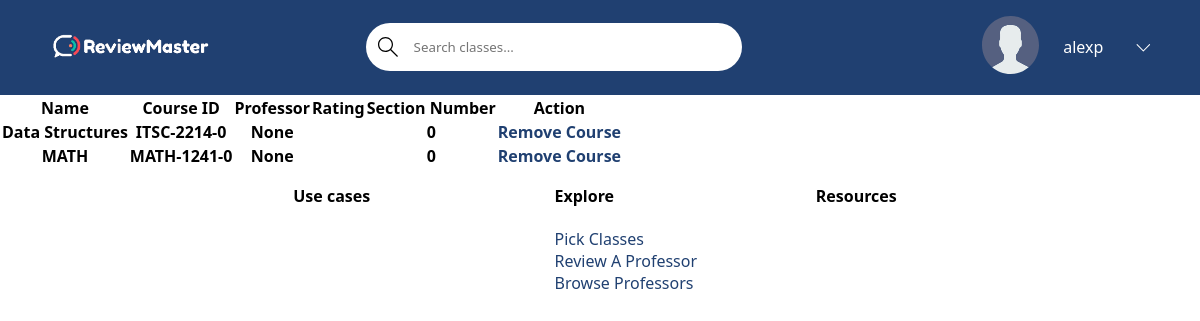
Page /pick-courses/ (signed in) on the committed database.
### base/models.py (models this page shows)
class Course(models.Model):
    name = models.CharField(max_length=200)  # Ex: Software Engineering
    department = models.ForeignKey(Department, null=True,  on_delete=models.SET_NULL)  # NOT SURE IF SET NULL IS GOOD HERE
    number = models.IntegerField(null=False)  # Ex: 3155
    students = models.ManyToManyField(User, related_name='students', blank=True)  # The students who are taking the course
    professor = models.ForeignKey(Professor, related_name='professor', on_delete=models.SET_NULL, null=True)  # The professor who teach the course
    section_number = models.IntegerField() # EX: 100
    credit_hours = models.IntegerField() # EX: 3
    class Meta:
        ordering = ['department', 'number', 'section_number']  # Order by department, number, and section number.
    def __str__(self):
        return f'{self.department}-{self.number}-{self.section_number}'  # Calling will return DEPT-####-###

class Department(models.Model):
    name = models.CharField(max_length=4)  # EX: ITSC, MATH, ITIS, etc
    def __str__(self):
        return self.name  # Calling Department will return name

### base/views.py (the view)
# urls.py: path('pick-courses/',views.pick_courses, name='courses'),
@login_required(login_url='/login/')
def pick_courses(request):
    courses = Course.objects.all()  # get all courses, will be filtered in the future
    context = {
        'departments': Department.objects.all(),
        'courses': courses,
    }
    return render(request, 'base/courses.html', context)

### base/templates/base/courses.html
{% extends 'main.html' %}
{% block content %}
    <table>
        <tr>
            <th>Name</th>
            <th>Course ID</th>
            <th>Professor</th>
            <th>Rating</th>
            <th>Section Number</th>
            <th>Action</th>
        </tr>
        {% for course in courses %}
            <tr>
                <th>{{ course.name }}</th>
                <th>{{ course }}</th>
                <th>{{ course.professor }}</th>
                <th>{{ course.professor.rating }}</th>
                <th>{{ course.section_number }}</th>
                <th>
                    {% if request.user in course.students.all %}
                        <a href="{% url 'remove-course' course %}">Remove Course</a>
                    {% else %}
                        <a href="{% url 'add-course' course %}">Add Course</a>
                    {% endif %}
                </th>
            </tr>
        {% endfor %}
    </table>
{% endblock content %}

### templates/navbar.html (shortened to what this page needs)
{% load static %}
<header class="header header--loggedIn">
    <div class="container">
        <a href="{% url 'home' %}" class="header__logo">
            <img src="{% static 'images/reviewMasterLogo.png' %}" />
        </a>
        <form class="header__search" method="GET" action="{% url 'home' %}">
            <label>
                <input name="q" placeholder="Search classes..." />
            </label>
        </form>
        <nav class="header__menu">
            {% if request.user.is_authenticated %}
                <div class="header__user">
                    <a href="{% url 'home' %}">
                    <div class="avatar avatar--medium active">
                        <img src="{% static 'images/avatar.svg' %}" />
                    </div>
                    <p>{{ request.user.username }}</p>
                    </a>
                    <button class="dropdown-button">
                        <svg xmlns="http://www.w3.org/2000/svg" width="16" height="16" viewBox="0 0 16 16">
                            <path d="M1.646 4.646a.5.5 0 0 1 .708 0L8 10.293l5.646-5.647a.5.5 0 0 1 .708.708l-6 6a.5.5 0 0 1-.708 0l-6-6a.5.5 0 0 1 0-.708"/>
                        </svg>
                    </button>
                </div>
            {% else %}
                <a href="{% url 'login' %}">
                    <img src="{% static 'images/avatar.svg' %}" />
                    <p>Login</p>
                </a>
            {% endif %}
        </nav>
    </div>
</header>

### static/styles/styles.css (style rules this page uses)
:root { --primary-color: #204071; --secondary-color: #1c4b82; --light-color: #FFFFFF; --error-color: #BA2D3D; --light-dark: #495057; --star-color: #FFB900; --star-color-hover: gold; --star-color-active: #EA0; }
* { font-family: "Segoe UI", Roboto, Oxygen, Ubuntu, Cantarell, "Open Sans", "Helvetica Neue", sans-serif; margin: 0; padding: 0; box-sizing: border-box; text-rendering: optimizeLegibility; }
a { color: var(--primary-color); text-decoration: none; }
.header { padding: 1rem 3rem; background-color: var(--primary-color); color: var(--light-color); }
.header > .container { display: flex; gap: 9.5rem; align-items: center; }
.header__logo, .header__user { display: flex; gap: 2rem; align-items: center; flex-basis: 15%; }
.header__logo > img { width: 100%; }
.header__search > label { display: flex; align-items: center; gap: 1rem; background-color: var(--light-color); padding: .5rem; padding-left: 0; border-radius: 50px; }
.header__search svg { width: 1.25rem; height: 2rem; margin-left: .75rem; }
.header__search input { width: 20rem; background: transparent; border: none; padding: 0; }
.header__menu { margin-left: auto; position: relative; }
.header__menu a { display: flex; gap: 1.5rem; align-items: center; font-weight: 500; text-decoration: none; color: var(--light-color); }
.header__menu img { height: 3.6rem; }
.header__menu p { line-height: 1.2; }
.header__menu svg { width: 1.6rem; height: 1.6rem; }
.dropdown-button { background: transparent; border: 0; outline: 0; cursor: pointer; padding-top: .25rem; transition: transform .3s; }
.dropdown-button svg, .dropdown-menu a svg { fill: var(--light-color); width: 1.25em; }
input { width: 100%; padding: 1rem; outline: none; }

### rows in the picture
Course: name "Data Structures", department+number+section_number "ITSC-2214-0", professor "None", section_number "0", shows "Remove Course"
Course: name "MATH", department+number+section_number "MATH-1241-0", professor "None", section_number "0", shows "Remove Course"

### other values in the picture
{{ request.user.username }} "alexp"
